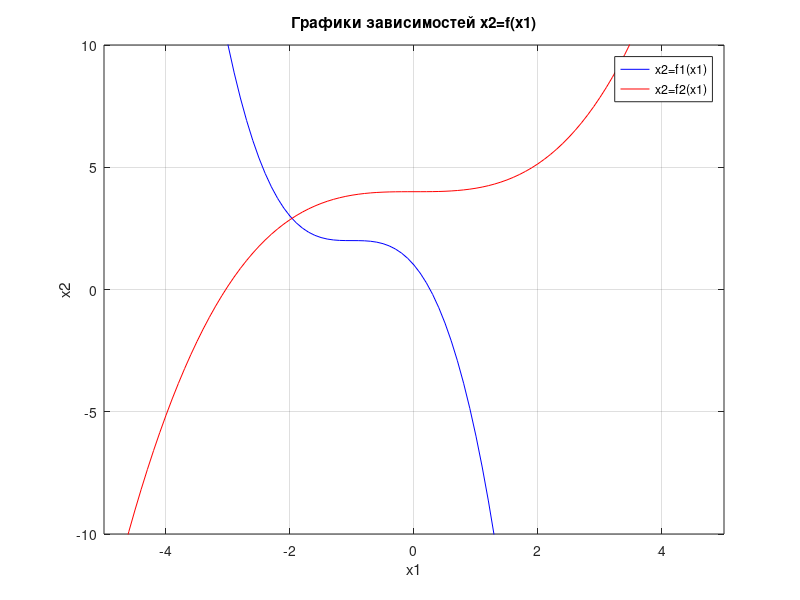
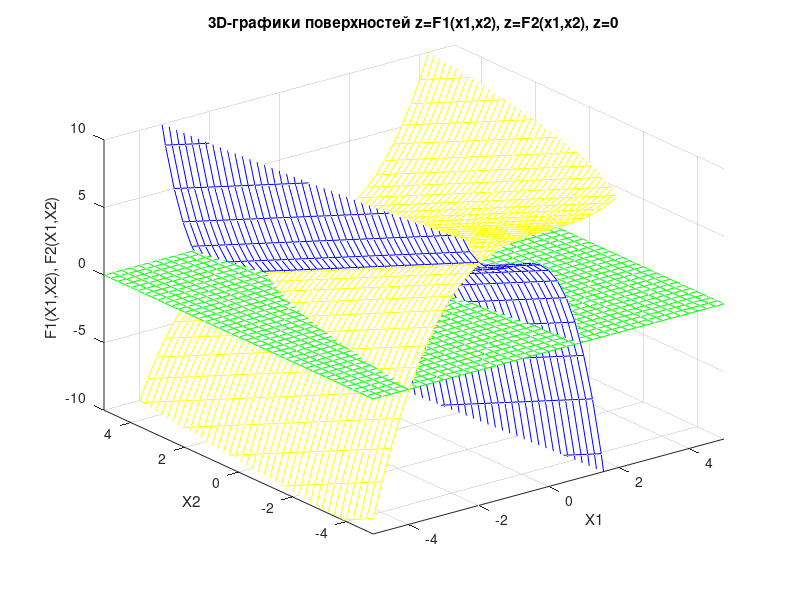
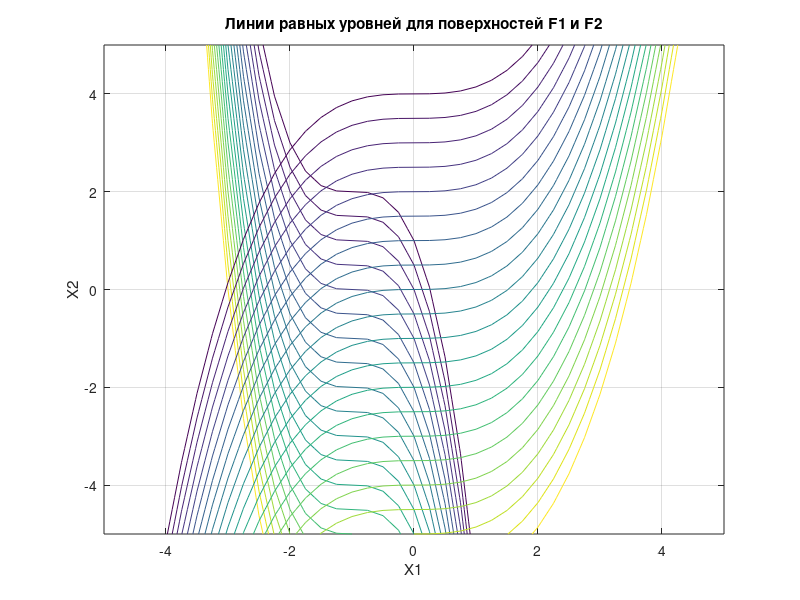

These figures' MATLAB source, in order: (Note: this script raises an error after producing the figures.)
x1=-5:0.1:5;
f1=-((x1+1).^3) + 2;
f2=(1/7)*x1.^3 + 4;

% графики сечений поверхностей z=F1(x1,x2) и z=F2(x1,x2) плоскостью z=0
figure(1); 
plot(x1,f1,'b',x1,f2,'r');
axis([-5 5 -10 10]);
xlabel('x1');
ylabel('x2');
grid on;
legend('x2=f1(x1)','x2=f2(x1)');
title ('Графики зависимостей x2=f(x1)');

% ------------ 3D-графики поверхностей z=F1(x1,x2) и z=F2(x1,x2) --------
Xmin=-5;       % минимальная координата по x1 и x2
Xstep=0.25;    % шаг сетки графика
Xmax=5;        % максимальная координата по x1 и x2

figure(2);
[X1, X2]=meshgrid(Xmin:Xstep:Xmax);
F1=-((X1+1).^3) + 2 - X2;
F2=(1/7)*X1.^3 + 4 - X2;
Z=zeros(size(X1));
mesh(X1,X2,F1,'EdgeColor','b');
hold on;
mesh(X1,X2,F2,'EdgeColor','y');
mesh(X1,X2,Z,'EdgeColor','g');
axis([-5 5 -5 5 -10 10]);
xlabel('X1'),
ylabel('X2'), 
zlabel('F1(X1,X2), F2(X1,X2)');
title('3D-графики поверхностей z=F1(x1,x2), z=F2(x1,x2), z=0');

% ------------- Линии равных уровней для поверхностей F1 и F2 -----------
figure(3);    
H=(0:0.5:10); % диапазон и шаг линий уровня
contour(X1,X2,F1,H);
hold on;
contour(X1,X2,F2,H);
xlabel('X1'), ylabel('X2');
title('Линии равных уровней для поверхностей F1 и F2');
grid on;

% ------------- Решение нелинейного уравнения методом Ньютона -----------
eps=0.001;  % заданная точность
kmax=50;    % максимальное число итераций
X=[-1; -1]; % начальное приближение
[F, J]=fun(X);
[Xnew,D]=Newton(X,F,J); 
k=1;        % счетчик итераций
while (max(abs(D)>eps))&&(k<kmax)
    X=Xnew;
    [F, J]=fun(X);
    [Xnew,D]=Newton(X,F,J);
    k=k+1;
    disp(Xnew);    
end
disp('Root:');
disp(Xnew);
disp('Number of iterations:');
disp(k);